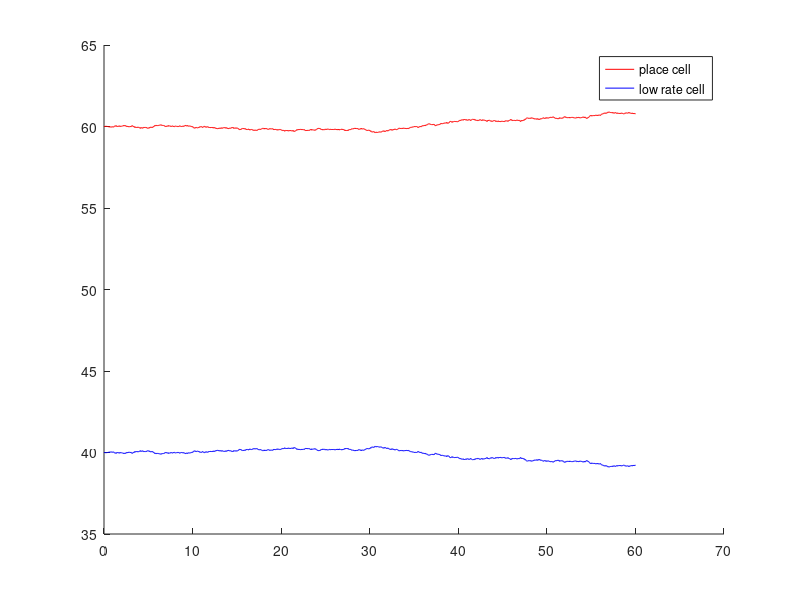

Reproduce this figure in MATLAB.
function [PC LC T] = epckineticmodel(pc,k_PL)
%EPCKINETICMODEL   Simulation of stochastic 'kinetic reaction'.
%   EPCKINETICMODEL simulates a simple reversible reaction with two rate
%   constants.
%   Reaction: PC <-> LC
%   It is a simulation of a continuous time discrete state Markov process
%   (equivalent to M/M/1 problem in queuing theory).
%
%   EPCKINETICMODEL(PC,K_PL) receives the initial percentage of PC and the
%   PC to LC rate constants as input arguments.
%
%   [PC LC T] = epckineticmodel(pc,k_PL) returns the concentrations (PC,
%   LC) along with their time vector (T).
%
%   See also EPCMETAMODEL.

% Setting the initial number of cells (assuming deterministic initial state)
if nargin < 1
    pc = 60;   % place cells (%)
end
lc = 100 - pc;   % low rate cells (%)
N = 100;
pc = pc * N;   % convert to sufficient quantites from percentages
lc = lc * N;

% Setting rate constants
k_LP = 0.006;
if nargin < 2
    k_PL = 0.004;
end

% Initializing time
t = 0;
st = 60;   % stopping time

% Simulation
PC = pc;
LC = lc;
T = t;
while t < st
%     disp(t)
    if pc == 0
        disp('All place cells has been converted to low rate cells.')
        break
    end
    [pc,lc,t] = onestep(pc,lc,t,k_PL,k_LP);    % calculate one simulation step
    if pc < 0 || lc < 0    % programing error control
        error('Simulation error: negative quantity.')
    end
    PC = [PC pc]; %#ok<AGROW>
    LC = [LC lc]; %#ok<AGROW>
    T = [T t]; %#ok<AGROW>
end

% Convert numbers back to percentages
PC = PC / N;
LC = LC / N;

% Plot simulation results
figure
hold on
P1 = plot(T,LC,'b');
P2 = plot(T,PC,'r');
legend([P2 P1],{'place cell' 'low rate cell'})



% -------------------------------------------------------------------------
function [pc,lc,t] = onestep(pc,lc,t,k_PL,k_LP)

% Generating random reaction and waiting time (exponential)
% rand('twister', sum(100*fliplr(clock)));    % initialize the state of the random generator
if ~isequal(pc,0) && ~isequal(lc,0)
    q_PL = k_PL * pc;    % infinitesimal transmission probabilities
    q_LP = k_LP * lc;
    Q = q_PL + q_LP;
    r = rand(1) * Q + 0.5;   % uniform random number from U(0.5,Q+0.5)
    rr = round(r);      % discrete uniform random number on {1,2,...,Q}
    if rr <= q_PL       % draw reaction with a probability proportional to its reaction velocity
        R = 'PL';
    else
        R = 'LP';
    end
%     rand('twister', sum(100*fliplr(clock)));
    dt = exprnd(1/Q);    % in Matlab, expectation value should be given as input argument, which 
                         % is the reciprocal of the parameter of the exponential distribution
elseif isequal(pc,0) && ~isequal(lc,0)
    R = 'LP';
    q_LP = k_LP * lc;
    dt = exprnd(1/q_LP);
elseif isequal(lc,0) && ~isequal(pc,0)
    R = 'PL';
    q_PL = k_PL * pc;
    dt = exprnd(1/q_PL);
end

% Modify the quantities due to the selected reaction step
switch R
    case 'PL'
        pc = pc - 1;
        lc = lc + 1;
    case 'LP'
        pc = pc + 1;
        lc = lc - 1;
end
t = t + dt;     % increase time
